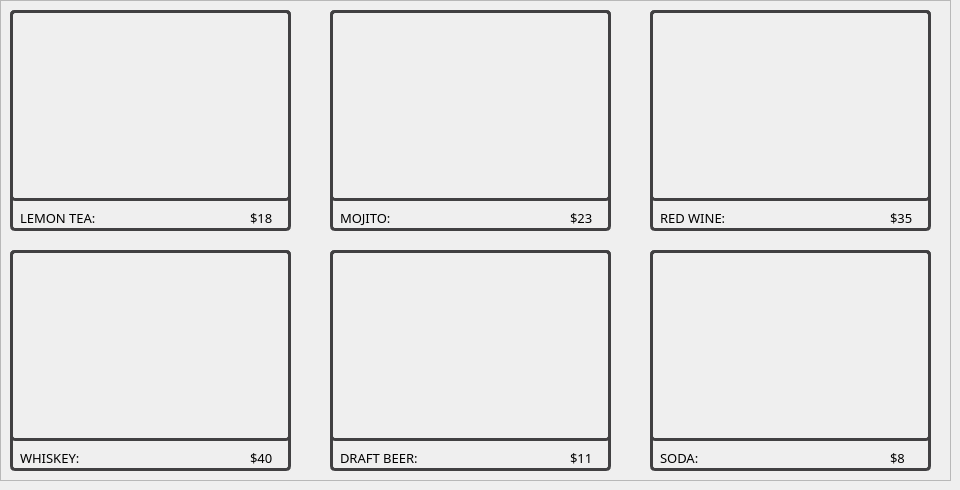
     <widget class="QWidget" name="Drinks">
      <widget class="QFrame" name="frame_28">
       <property name="geometry">
        <rect>
         <x>0</x>
         <y>0</y>
         <width>951</width>
         <height>481</height>
        </rect>
       </property>
       <property name="styleSheet">
        <string notr="true">
QPushButton {
	background-color: transparent;
	border: 3px solid rgb(65, 64, 66);
	border-radius: 5px;
}
QPushButton:hover {
	border: 2px solid rgb(240, 235, 225);
	background-color: transparent;
}
QPushButton:pressed {	
	background-color: transparent;
	border: 3px solid rgb(65, 64, 66);
	border-radius: 5px;
}</string>
       </property>
       <property name="frameShape">
        <enum>QFrame::StyledPanel</enum>
       </property>
       <property name="frameShadow">
        <enum>QFrame::Raised</enum>
       </property>
       <widget class="QFrame" name="frame_29">
        <property name="geometry">
         <rect>
          <x>10</x>
          <y>250</y>
          <width>281</width>
          <height>191</height>
         </rect>
        </property>
        <property name="font">
         <font>
          <family>MS Outlook</family>
         </font>
        </property>
        <property name="styleSheet">
         <string notr="true">image:url(:/Drinks/images/Drinks/Whiskey.png);
border: 3px solid rgb(65, 64, 66);
border-radius: 5px;</string>
        </property>
        <property name="frameShape">
         <enum>QFrame::StyledPanel</enum>
        </property>
        <property name="frameShadow">
         <enum>QFrame::Raised</enum>
        </property>
       </widget>
       <widget class="QFrame" name="frame_30">
        <property name="geometry">
         <rect>
          <x>330</x>
          <y>10</y>
          <width>281</width>
          <height>191</height>
         </rect>
        </property>
        <property name="font">
         <font>
          <family>MS Outlook</family>
         </font>
        </property>
        <property name="styleSheet">
         <string notr="true">image:url(:/Drinks/images/Drinks/Mojito.png);
border: 3px solid rgb(65, 64, 66);
border-radius: 5px;</string>
        </property>
        <property name="frameShape">
         <enum>QFrame::StyledPanel</enum>
        </property>
        <property name="frameShadow">
         <enum>QFrame::Raised</enum>
        </property>
       </widget>
       <widget class="QLabel" name="label_44">
        <property name="geometry">
         <rect>
          <x>250</x>
          <y>450</y>
          <width>31</width>
          <height>16</height>
         </rect>
        </property>
        <property name="font">
         <font>
          <family>Rockwell Nova Light</family>
          <pointsize>10</pointsize>
         </font>
        </property>
        <property name="text">
         <string>$40</string>
        </property>
       </widget>
       <widget class="QLabel" name="label_45">
        <property name="geometry">
         <rect>
          <x>340</x>
          <y>450</y>
          <width>171</width>
          <height>16</height>
         </rect>
        </property>
        <property name="font">
         <font>
          <family>Rockwell Nova</family>
          <pointsize>10</pointsize>
         </font>
        </property>
        <property name="text">
         <string>DRAFT BEER:</string>
        </property>
       </widget>
       <widget class="QFrame" name="frame_31">
        <property name="geometry">
         <rect>
          <x>650</x>
          <y>10</y>
          <width>281</width>
          <height>191</height>
         </rect>
        </property>
        <property name="font">
         <font>
          <family>MS Outlook</family>
         </font>
        </property>
        <property name="styleSheet">
         <string notr="true">image:url(:/Drinks/images/Drinks/Red wine.png);
border: 3px solid rgb(65, 64, 66);
border-radius: 5px;</string>
        </property>
        <property name="frameShape">
         <enum>QFrame::StyledPanel</enum>
        </property>
        <property name="frameShadow">
         <enum>QFrame::Raised</enum>
        </property>
       </widget>
       <widget class="QLabel" name="label_46">
        <property name="geometry">
         <rect>
          <x>20</x>
          <y>450</y>
          <width>221</width>
          <height>16</height>
         </rect>
        </property>
        <property name="font">
         <font>
          <family>Rockwell Nova</family>
          <pointsize>10</pointsize>
         </font>
        </property>
        <property name="text">
         <string>WHISKEY:</string>
        </property>
       </widget>
       <widget class="QLabel" name="label_47">
        <property name="geometry">
         <rect>
          <x>20</x>
          <y>210</y>
          <width>201</width>
          <height>16</height>
         </rect>
        </property>
        <property name="font">
         <font>
          <family>Rockwell Nova</family>
          <pointsize>10</pointsize>
         </font>
        </property>
        <property name="text">
         <string>LEMON TEA:</string>
        </property>
       </widget>
       <widget class="QLabel" name="label_48">
        <property name="geometry">
         <rect>
          <x>250</x>
          <y>210</y>
          <width>31</width>
          <height>16</height>
         </rect>
        </property>
        <property name="font">
         <font>
          <family>Rockwell Nova Light</family>
          <pointsize>10</pointsize>
         </font>
        </property>
        <property name="text">
         <string>$18</string>
        </property>
       </widget>
       <widget class="QLabel" name="label_49">
        <property name="geometry">
         <rect>
          <x>570</x>
          <y>450</y>
          <width>31</width>
          <height>16</height>
         </rect>
        </property>
        <property name="font">
         <font>
          <family>Rockwell Nova Light</family>
          <pointsize>10</pointsize>
         </font>
        </property>
        <property name="text">
         <string>$11</string>
        </property>
       </widget>
       <widget class="QFrame" name="frame_32">
        <property name="geometry">
         <rect>
          <x>330</x>
          <y>250</y>
          <width>281</width>
          <height>191</height>
         </rect>
        </property>
        <property name="font">
         <font>
          <family>MS Outlook</family>
         </font>
        </property>
        <property name="styleSheet">
         <string notr="true">image:url(:/Drinks/images/Drinks/beer.png);
border: 3px solid rgb(65, 64, 66);
border-radius: 5px;</string>
        </property>
        <property name="frameShape">
         <enum>QFrame::StyledPanel</enum>
        </property>
        <property name="frameShadow">
         <enum>QFrame::Raised</enum>
        </property>
       </widget>
       <widget class="QLabel" name="label_50">
        <property name="geometry">
         <rect>
          <x>660</x>
          <y>450</y>
          <width>221</width>
          <height>16</height>
         </rect>
        </property>
        <property name="font">
         <font>
          <family>Rockwell Nova</family>
          <pointsize>10</pointsize>
         </font>
        </property>
        <property name="text">
         <string>SODA:</string>
        </property>
       </widget>
       <widget class="QFrame" name="frame_33">
        <property name="geometry">
         <rect>
          <x>650</x>
          <y>250</y>
          <width>281</width>
          <height>191</height>
         </rect>
        </property>
        <property name="font">
         <font>
          <family>MS Outlook</family>
         </font>
        </property>
        <property name="styleSheet">
         <string notr="true">image:url(:/Drinks/images/Drinks/soda.png);
border: 3px solid rgb(65, 64, 66);
border-radius: 5px;</string>
        </property>
        <property name="frameShape">
         <enum>QFrame::StyledPanel</enum>
        </property>
        <property name="frameShadow">
         <enum>QFrame::Raised</enum>
        </property>
       </widget>
       <widget class="QLabel" name="label_51">
        <property name="geometry">
         <rect>
          <x>570</x>
          <y>210</y>
          <width>31</width>
          <height>16</height>
         </rect>
        </property>
        <property name="font">
         <font>
          <family>Rockwell Nova Light</family>
          <pointsize>10</pointsize>
         </font>
        </property>
        <property name="text">
         <string>$23</string>
        </property>
       </widget>
       <widget class="QLabel" name="label_52">
        <property name="geometry">
         <rect>
          <x>890</x>
          <y>210</y>
          <width>31</width>
          <height>16</height>
         </rect>
        </property>
        <property name="font">
         <font>
          <family>Rockwell Nova Light</family>
          <pointsize>10</pointsize>
         </font>
        </property>
        <property name="text">
         <string>$35</string>
        </property>
       </widget>
       <widget class="QLabel" name="label_53">
        <property name="geometry">
         <rect>
          <x>890</x>
          <y>450</y>
          <width>31</width>
          <height>16</height>
         </rect>
        </property>
        <property name="font">
         <font>
          <family>Rockwell Nova Light</family>
          <pointsize>10</pointsize>
         </font>
        </property>
        <property name="text">
         <string>$8</string>
        </property>
       </widget>
       <widget class="QLabel" name="label_54">
        <property name="geometry">
         <rect>
          <x>660</x>
          <y>210</y>
          <width>181</width>
          <height>16</height>
         </rect>
        </property>
        <property name="font">
         <font>
          <family>Rockwell Nova</family>
          <pointsize>10</pointsize>
         </font>
        </property>
        <property name="text">
         <string>RED WINE:</string>
        </property>
       </widget>
       <widget class="QFrame" name="frame_34">
        <property name="geometry">
         <rect>
          <x>10</x>
          <y>10</y>
          <width>281</width>
          <height>191</height>
         </rect>
        </property>
        <property name="font">
         <font>
          <family>MS Outlook</family>
         </font>
        </property>
        <property name="styleSheet">
         <string notr="true">image:url(:/Drinks/images/Drinks/Lemon tea.png);
border: 3px solid rgb(65, 64, 66);
border-radius: 5px;</string>
        </property>
        <property name="frameShape">
         <enum>QFrame::StyledPanel</enum>
        </property>
        <property name="frameShadow">
         <enum>QFrame::Raised</enum>
        </property>
       </widget>
       <widget class="QLabel" name="label_55">
        <property name="geometry">
         <rect>
          <x>340</x>
          <y>210</y>
          <width>231</width>
          <height>16</height>
         </rect>
        </property>
        <property name="font">
         <font>
          <family>Rockwell Nova</family>
          <pointsize>10</pointsize>
         </font>
        </property>
        <property name="text">
         <string>MOJITO:</string>
        </property>
       </widget>
       <widget class="QPushButton" name="pushButton_29">
        <property name="geometry">
         <rect>
          <x>330</x>
          <y>10</y>
          <width>281</width>
          <height>221</height>
         </rect>
        </property>
        <property name="styleSheet">
         <string notr="true"/>
        </property>
        <property name="text">
         <string/>
        </property>
       </widget>
       <widget class="QPushButton" name="pushButton_30">
        <property name="geometry">
         <rect>
          <x>330</x>
          <y>250</y>
          <width>281</width>
          <height>221</height>
         </rect>
        </property>
        <property name="styleSheet">
         <string notr="true"/>
        </property>
        <property name="text">
         <string/>
        </property>
       </widget>
       <widget class="QPushButton" name="pushButton_31">
        <property name="geometry">
         <rect>
          <x>650</x>
          <y>250</y>
          <width>281</width>
          <height>221</height>
         </rect>
        </property>
        <property name="styleSheet">
         <string notr="true"/>
        </property>
        <property name="text">
         <string/>
        </property>
       </widget>
       <widget class="QPushButton" name="pushButton_32">
        <property name="geometry">
         <rect>
          <x>10</x>
          <y>250</y>
          <width>281</width>
          <height>221</height>
         </rect>
        </property>
        <property name="styleSheet">
         <string notr="true"/>
        </property>
        <property name="text">
         <string/>
        </property>
       </widget>
       <widget class="QPushButton" name="pushButton_33">
        <property name="geometry">
         <rect>
          <x>650</x>
          <y>10</y>
          <width>281</width>
          <height>221</height>
         </rect>
        </property>
        <property name="styleSheet">
         <string notr="true"/>
        </property>
        <property name="text">
         <string/>
        </property>
       </widget>
       <widget class="QPushButton" name="pushButton_34">
        <property name="geometry">
         <rect>
          <x>10</x>
          <y>10</y>
          <width>281</width>
          <height>221</height>
         </rect>
        </property>
        <property name="styleSheet">
         <string notr="true"/>
        </property>
        <property name="text">
         <string/>
        </property>
       </widget>
       <zorder>frame_30</zorder>
       <zorder>label_44</zorder>
       <zorder>label_45</zorder>
       <zorder>frame_31</zorder>
       <zorder>label_46</zorder>
       <zorder>label_47</zorder>
       <zorder>label_48</zorder>
       <zorder>label_49</zorder>
       <zorder>frame_32</zorder>
       <zorder>label_50</zorder>
       <zorder>frame_33</zorder>
       <zorder>label_51</zorder>
       <zorder>label_52</zorder>
       <zorder>label_53</zorder>
       <zorder>label_54</zorder>
       <zorder>frame_34</zorder>
       <zorder>label_55</zorder>
       <zorder>frame_29</zorder>
       <zorder>pushButton_34</zorder>
       <zorder>pushButton_31</zorder>
       <zorder>pushButton_30</zorder>
       <zorder>pushButton_32</zorder>
       <zorder>pushButton_33</zorder>
       <zorder>pushButton_29</zorder>
      </widget>
     </widget>
